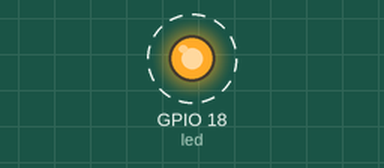
Simulated run of this program. Board: Raspberry Pi (BCM pin numbers). Shown: output pins drawn as LEDs (lit = HIGH). Dashed ring = blinking. What the program prints to the terminal is not drawn.

Above: at 0.1 s.
Timing chart, 0 to 3.0 s (numbered marks = the images above):
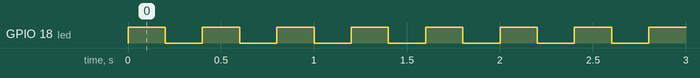

The program:

pulse.py
```python
import RPi.GPIO as GPIO
import time
GPIO.setmode( GPIO.BCM )
GPIO.setwarnings( 0 )

print( "GPIO pulse" )

def pulse(pin_nr, high_time, low_time):
   while True:
      GPIO.output(pin_nr, GPIO.HIGH)
      time.sleep(high_time)
      GPIO.output(pin_nr, GPIO.LOW)
      time.sleep(low_time)
   """
   Geef een puls op de pin:
   Maak de pin pin_nr hoog, wacht high_time,
   maak de pin laag, en wacht nog low_time
   """
   # implementeer dez<e functie

led = 18
GPIO.setup( led, GPIO.OUT )
while True:
   pulse( led, 0.2, 0.2 )
```

Measured:
- by itself, GPIO 18 (led): alternates HIGH for 0.20 s and LOW for 0.20 s
